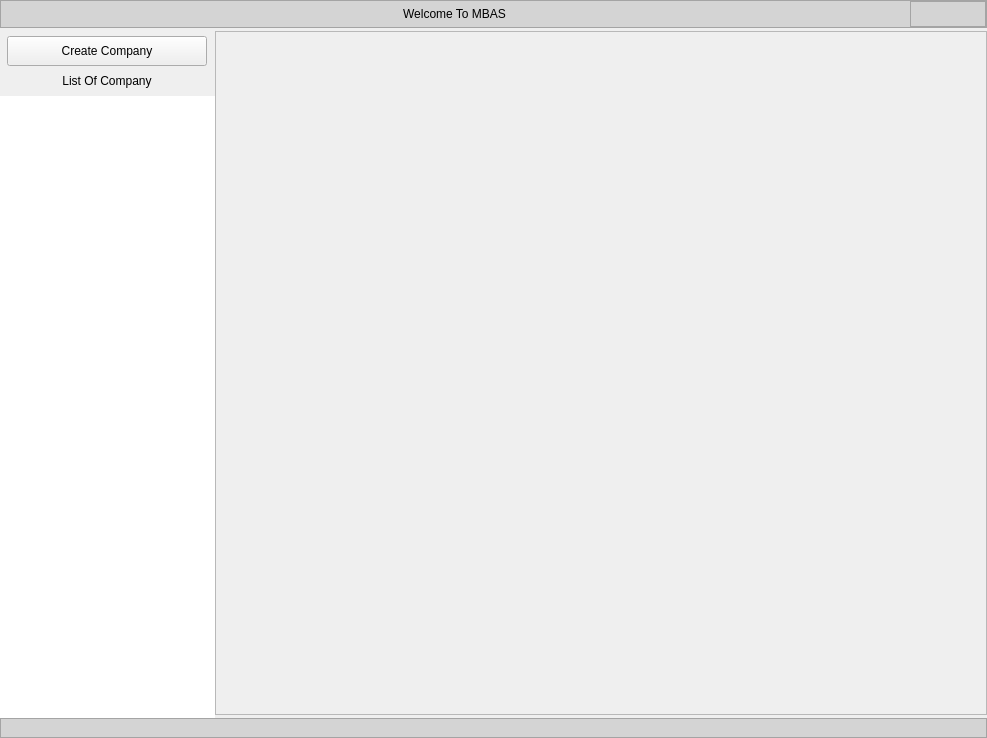
<?xml version="1.0" encoding="UTF-8"?>
<ui version="4.0">
 <class>MainWindow</class>
 <widget class="QMainWindow" name="MainWindow">
  <property name="geometry">
   <rect>
    <x>0</x>
    <y>0</y>
    <width>987</width>
    <height>738</height>
   </rect>
  </property>
  <property name="windowTitle">
   <string>Home Window</string>
  </property>
  <property name="styleSheet">
   <string notr="true"/>
  </property>
  <widget class="QWidget" name="centralwidget">
   <layout class="QGridLayout" name="gridLayout_2">
    <property name="leftMargin">
     <number>0</number>
    </property>
    <property name="topMargin">
     <number>0</number>
    </property>
    <property name="rightMargin">
     <number>0</number>
    </property>
    <property name="bottomMargin">
     <number>0</number>
    </property>
    <property name="spacing">
     <number>0</number>
    </property>
    <item row="0" column="0">
     <widget class="QFrame" name="fheader">
      <property name="minimumSize">
       <size>
        <width>0</width>
        <height>28</height>
       </size>
      </property>
      <property name="maximumSize">
       <size>
        <width>16777215</width>
        <height>28</height>
       </size>
      </property>
      <property name="styleSheet">
       <string notr="true">background-color: rgb(212, 212, 212);
font: 63 11pt &quot;Segoe UI Semibold&quot;;
color:#000000</string>
      </property>
      <property name="frameShape">
       <enum>QFrame::StyledPanel</enum>
      </property>
      <property name="frameShadow">
       <enum>QFrame::Raised</enum>
      </property>
      <layout class="QGridLayout" name="gridLayout">
       <property name="leftMargin">
        <number>0</number>
       </property>
       <property name="topMargin">
        <number>0</number>
       </property>
       <property name="rightMargin">
        <number>0</number>
       </property>
       <property name="bottomMargin">
        <number>0</number>
       </property>
       <property name="horizontalSpacing">
        <number>2</number>
       </property>
       <property name="verticalSpacing">
        <number>0</number>
       </property>
       <item row="0" column="0">
        <widget class="QFrame" name="frame_3">
         <property name="maximumSize">
          <size>
           <width>16777215</width>
           <height>28</height>
          </size>
         </property>
         <property name="styleSheet">
          <string notr="true">
border:none;
</string>
         </property>
         <property name="frameShape">
          <enum>QFrame::StyledPanel</enum>
         </property>
         <property name="frameShadow">
          <enum>QFrame::Raised</enum>
         </property>
         <layout class="QGridLayout" name="gridLayout_7">
          <property name="leftMargin">
           <number>0</number>
          </property>
          <property name="topMargin">
           <number>0</number>
          </property>
          <property name="rightMargin">
           <number>0</number>
          </property>
          <property name="bottomMargin">
           <number>0</number>
          </property>
          <property name="spacing">
           <number>0</number>
          </property>
          <item row="0" column="0">
           <widget class="QLabel" name="label">
            <property name="text">
             <string>Welcome To MBAS</string>
            </property>
            <property name="alignment">
             <set>Qt::AlignCenter</set>
            </property>
           </widget>
          </item>
         </layout>
        </widget>
       </item>
       <item row="0" column="1">
        <widget class="QFrame" name="btnFrame">
         <property name="minimumSize">
          <size>
           <width>0</width>
           <height>25</height>
          </size>
         </property>
         <property name="maximumSize">
          <size>
           <width>76</width>
           <height>28</height>
          </size>
         </property>
         <property name="styleSheet">
          <string notr="true">
QPushButton{
background-color:transparent;

font: 63 11pt &quot;Segoe UI Semibold&quot;;
  border-radius: 02px;


  color: #19232d;	


}
QPushButton:selected {
  background: #1464A0;
  color: #19232d;
}

QPushButton:hover {
  border-radius: 05px;
  padding: 5px;
  background-color:#9a9a9a;
  border: 0px solid ;
}</string>
         </property>
         <property name="frameShape">
          <enum>QFrame::StyledPanel</enum>
         </property>
         <property name="frameShadow">
          <enum>QFrame::Raised</enum>
         </property>
         <layout class="QGridLayout" name="gridLayout_11">
          <property name="leftMargin">
           <number>0</number>
          </property>
          <property name="topMargin">
           <number>0</number>
          </property>
          <property name="rightMargin">
           <number>0</number>
          </property>
          <property name="bottomMargin">
           <number>0</number>
          </property>
          <property name="spacing">
           <number>0</number>
          </property>
          <item row="0" column="0">
           <widget class="QPushButton" name="pbMinimized">
            <property name="minimumSize">
             <size>
              <width>25</width>
              <height>25</height>
             </size>
            </property>
            <property name="maximumSize">
             <size>
              <width>25</width>
              <height>25</height>
             </size>
            </property>
            <property name="text">
             <string/>
            </property>
            <property name="icon">
             <iconset resource="../icons/icons.qrc">
              <normaloff>:/newPrefix/icons/minimize.svg</normaloff>:/newPrefix/icons/minimize.svg</iconset>
            </property>
           </widget>
          </item>
          <item row="0" column="1">
           <widget class="QPushButton" name="pbMaximized">
            <property name="minimumSize">
             <size>
              <width>25</width>
              <height>25</height>
             </size>
            </property>
            <property name="maximumSize">
             <size>
              <width>25</width>
              <height>25</height>
             </size>
            </property>
            <property name="styleSheet">
             <string notr="true"/>
            </property>
            <property name="text">
             <string/>
            </property>
            <property name="icon">
             <iconset resource="../icons/icons.qrc">
              <normaloff>:/newPrefix/icons/maximize-2.svg</normaloff>:/newPrefix/icons/maximize-2.svg</iconset>
            </property>
            <property name="iconSize">
             <size>
              <width>15</width>
              <height>15</height>
             </size>
            </property>
           </widget>
          </item>
          <item row="0" column="2">
           <widget class="QPushButton" name="pbClose">
            <property name="minimumSize">
             <size>
              <width>25</width>
              <height>25</height>
             </size>
            </property>
            <property name="maximumSize">
             <size>
              <width>25</width>
              <height>25</height>
             </size>
            </property>
            <property name="styleSheet">
             <string notr="true">QPushButton{
background-color:transparent;

font: 63 11pt &quot;Segoe UI Semibold&quot;;
  border-radius: 02px;


  color: #19232d;	


}
QPushButton:selected {
  background: #1464A0;
  color: #19232d;
}

QPushButton:hover {
  border-radius: 05px;
  padding: 5px;
background-color: rgb(186, 73, 51);
  border: 0px solid ;
}</string>
            </property>
            <property name="text">
             <string/>
            </property>
            <property name="icon">
             <iconset resource="../icons/icons.qrc">
              <normaloff>:/newPrefix/icons/x.svg</normaloff>:/newPrefix/icons/x.svg</iconset>
            </property>
            <property name="iconSize">
             <size>
              <width>20</width>
              <height>20</height>
             </size>
            </property>
           </widget>
          </item>
         </layout>
        </widget>
       </item>
      </layout>
     </widget>
    </item>
    <item row="1" column="0">
     <widget class="QWidget" name="widget" native="true">
      <layout class="QGridLayout" name="gridLayout_4">
       <property name="leftMargin">
        <number>0</number>
       </property>
       <property name="topMargin">
        <number>0</number>
       </property>
       <property name="rightMargin">
        <number>0</number>
       </property>
       <property name="bottomMargin">
        <number>0</number>
       </property>
       <property name="spacing">
        <number>0</number>
       </property>
       <item row="0" column="0">
        <widget class="QWidget" name="wMenubar" native="true">
         <property name="minimumSize">
          <size>
           <width>0</width>
           <height>0</height>
          </size>
         </property>
         <property name="maximumSize">
          <size>
           <width>215</width>
           <height>16777215</height>
          </size>
         </property>
         <property name="styleSheet">
          <string notr="true"/>
         </property>
         <layout class="QGridLayout" name="gridLayout_3">
          <property name="leftMargin">
           <number>0</number>
          </property>
          <property name="topMargin">
           <number>0</number>
          </property>
          <property name="rightMargin">
           <number>0</number>
          </property>
          <property name="bottomMargin">
           <number>0</number>
          </property>
          <property name="horizontalSpacing">
           <number>0</number>
          </property>
          <property name="verticalSpacing">
           <number>8</number>
          </property>
          <item row="3" column="0" colspan="3">
           <widget class="QListWidget" name="listWidget">
            <property name="enabled">
             <bool>true</bool>
            </property>
            <property name="minimumSize">
             <size>
              <width>0</width>
              <height>0</height>
             </size>
            </property>
            <property name="maximumSize">
             <size>
              <width>1664566</width>
              <height>16777215</height>
             </size>
            </property>
            <property name="styleSheet">
             <string notr="true">QListWidget{
border: 0px;

}

QListWidget {

    background-color: #ffffff;
}
QListWidget::item {
    padding: 0px; 
margin:0px;
    border: 0px solid gray; 
}
QListWidget::item:selected {
    background-color: transparent;  
    color: white; 
}

QListWidget::item:hover{
    padding: 0px; 
margin:0px;
    background-color: transparent;  
    color: white; 
}</string>
            </property>
           </widget>
          </item>
          <item row="0" column="1">
           <widget class="Line" name="line">
            <property name="orientation">
             <enum>Qt::Vertical</enum>
            </property>
           </widget>
          </item>
          <item row="1" column="1">
           <widget class="QPushButton" name="pbCreateCompany">
            <property name="sizePolicy">
             <sizepolicy hsizetype="Fixed" vsizetype="Fixed">
              <horstretch>0</horstretch>
              <verstretch>0</verstretch>
             </sizepolicy>
            </property>
            <property name="minimumSize">
             <size>
              <width>200</width>
              <height>30</height>
             </size>
            </property>
            <property name="maximumSize">
             <size>
              <width>200</width>
              <height>16777215</height>
             </size>
            </property>
            <property name="styleSheet">
             <string notr="true"/>
            </property>
            <property name="text">
             <string>Create Company</string>
            </property>
           </widget>
          </item>
          <item row="2" column="1">
           <widget class="QLabel" name="lbListOfCompany">
            <property name="styleSheet">
             <string notr="true"/>
            </property>
            <property name="text">
             <string>List Of Company</string>
            </property>
            <property name="alignment">
             <set>Qt::AlignCenter</set>
            </property>
           </widget>
          </item>
         </layout>
        </widget>
       </item>
       <item row="0" column="1">
        <widget class="QWidget" name="wLanding" native="true">
         <layout class="QGridLayout" name="gridLayout_5">
          <property name="leftMargin">
           <number>0</number>
          </property>
          <property name="topMargin">
           <number>3</number>
          </property>
          <property name="rightMargin">
           <number>0</number>
          </property>
          <property name="bottomMargin">
           <number>3</number>
          </property>
          <property name="spacing">
           <number>0</number>
          </property>
          <item row="0" column="0">
           <widget class="QFrame" name="fCreateCompany">
            <property name="frameShape">
             <enum>QFrame::StyledPanel</enum>
            </property>
            <property name="frameShadow">
             <enum>QFrame::Raised</enum>
            </property>
            <layout class="QGridLayout" name="gridLayout_6">
             <property name="leftMargin">
              <number>0</number>
             </property>
             <property name="topMargin">
              <number>0</number>
             </property>
             <property name="rightMargin">
              <number>0</number>
             </property>
             <property name="bottomMargin">
              <number>0</number>
             </property>
             <property name="spacing">
              <number>0</number>
             </property>
            </layout>
           </widget>
          </item>
         </layout>
        </widget>
       </item>
      </layout>
     </widget>
    </item>
    <item row="2" column="0">
     <widget class="QFrame" name="ffooter">
      <property name="minimumSize">
       <size>
        <width>0</width>
        <height>20</height>
       </size>
      </property>
      <property name="maximumSize">
       <size>
        <width>16777215</width>
        <height>202</height>
       </size>
      </property>
      <property name="styleSheet">
       <string notr="true">background-color: rgb(212, 212, 212);
font: 63 11pt &quot;Segoe UI Semibold&quot;;
color:#000000</string>
      </property>
      <property name="frameShape">
       <enum>QFrame::StyledPanel</enum>
      </property>
      <property name="frameShadow">
       <enum>QFrame::Raised</enum>
      </property>
     </widget>
    </item>
   </layout>
  </widget>
 </widget>
 <resources>
  <include location="../icons/icons.qrc"/>
 </resources>
 <connections/>
</ui>
